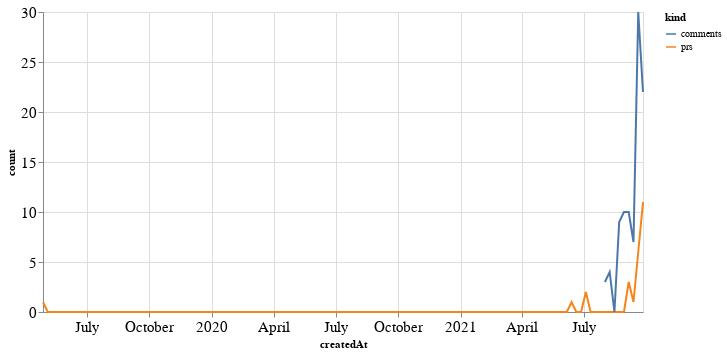

The notebook cell this image was saved under:
### Code cell
alt.Chart(total_time, width=600).mark_line().encode(
    x='createdAt',
    y='count',
    color='kind'
)

### Figure 1 — Vega-Lite specification as saved in the notebook (floating-point values rounded to 4 significant figures; data arrays with more than 128 entries replaced by an {"elided": "..."} marker saying what was removed)
{"config": {"axisLeft": {"labelFontSize": 15}, "axisBottom": {"labelFontSize": 15}}, "data": {"name": "data-a70648ff609b55bef3c4e931f9a03bae"}, "mark": "line", "encoding": {"color": {"type": "nominal", "field": "kind"}, "x": {"type": "temporal", "field": "createdAt"}, "y": {"type": "quantitative", "field": "count"}}, "width": 600, "$schema": "https://vega.github.io/schema/vega-lite/v4.8.1.json", "datasets": {"data-a70648ff609b55bef3c4e931f9a03bae": {"elided": "254 records"}}}
